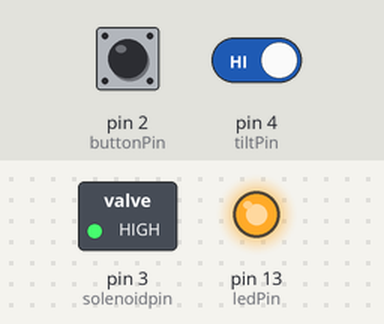
A sketch run on a simulated Arduino Uno, built with avr-gcc and run on an emulated ATmega328P. On the bench: switched loads named in the sketch (green lamp = pin HIGH), output pins drawn as LEDs (lit = HIGH). Inputs (shaded band) come from the test bench; at power-on: pin 2 (buttonPin) LOW, pin 4 (tiltPin) HIGH. No radio packets arrive unless stated; what the sketch prints to the serial monitor is not drawn. At 101.0 s the program stops and its outputs stay as they are.

Above: at 0.1 s.
At 101.1 s:
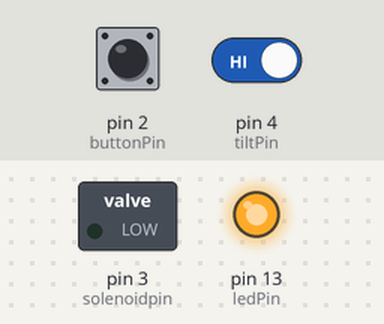
Timing chart, 0 to 102.5 s (numbered marks = the images above):
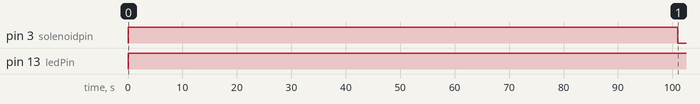

Measured:
- by itself, pin 3 (solenoidpin): LOW → HIGH at 0.00 s, → LOW 101 s later
- by itself, pin 13 (ledPin): LOW → HIGH at 0.00 s

The sketch:

top.ino
```cpp
//Transmitter
#include <VirtualWire.h>


// constants won't change. They're used here to set pin numbers:
const int buttonPin = 2;     // the number of the pushbutton pin
const int ledPin =  13;      // the number of the LED pin
// variables will change:
int buttonState = 0;         // variable for reading the pushbutton status

//tilt sensor
const int tiltPin = 4;

#include <IRremote.h>
int IRpin = 11;  // pin for the IR sensor
IRrecv irrecv(IRpin);
decode_results results;

int sensePin = A0;
int sensorInput;
double temp;
const int hot = 40; //This is the highest temperature
const int cold = -23; //This is the lowest temperature
unsigned long previousMillis = 0;
int solenoidpin = 3;
unsigned long interval = (unsigned long) 1000*60*60*24; //24 hours time interval

void setup() {
    Serial.begin(9600);
    vw_set_tx_pin(12);          // Sets pin D12 as the TX pin
    vw_setup(2000);          // Bits per sec
    // initialize the LED pin as an output:
  pinMode(ledPin, OUTPUT);
  // initialize the pushbutton pin as an input:
  pinMode(buttonPin, INPUT);
  pinMode(tiltPin, INPUT);
   Serial.begin(9600);
 irrecv.enableIRIn(); // Start the receiver
 pinMode(ledPin,OUTPUT);
 pinMode(solenoidpin, OUTPUT);
 }

void loop() {
  sensorInput = analogRead(A0);        //read the analog sensor and store it
  temp = (double)sensorInput / 1024;
  temp = temp * 5;
  temp = temp - 0.5;
  temp = temp * 100;        // Temperature in celsius
  unsigned long currentMillis = millis(); //Get the current time in ms

   // read the state of the pushbutton value:
  buttonState = digitalRead(buttonPin);
  int TiltSensorValue = digitalRead(tiltPin);
  // check if the tilt sensor position has tilted, if so, light LED and transmit data
    bool TiltSwitchVal = digitalRead(tiltPin);
    Serial.print(F("Val: "));
    Serial.println(TiltSwitchVal);
  if (TiltSensorValue == LOW) {
    // turn LED on:
    unsigned long previousMillis = 0;
    digitalWrite(ledPin, HIGH);
    vw_send((uint8_t *)&TiltSwitchVal,1); //transmits the data
    vw_wait_tx(); // Wait until the whole message is gone
    delay(200);
  } else {
    // turn LED off:
    digitalWrite(ledPin, LOW);
  }
  if (temp <= cold || temp >= hot || currentMillis - previousMillis >= interval  || irrecv.decode())

   {
    digitalWrite(solenoidpin, HIGH);
     irrecv.resume();   // Receive the next value
     digitalWrite(ledPin,HIGH);
      previousMillis = currentMillis; //Timer will reset because the rats were released at one particular circumstance, the amount of time passed is now zero.
       delay(1000);
       //LowPower.powerDown(SLEEP_8S, ADC_OFF, BOD_OFF); //Sleep for 8 seconds to lower the battery comsumption
       delay(100000);
       digitalWrite(solenoidpin,LOW);
       exit(0);
   }
  else
  {
  digitalWrite(ledPin, LOW);
  digitalWrite(solenoidpin,LOW);
  //LowPower.powerDown(SLEEP_8S, ADC_OFF, BOD_OFF);
  delay(1000);
  }
 delay(200);
}
```
